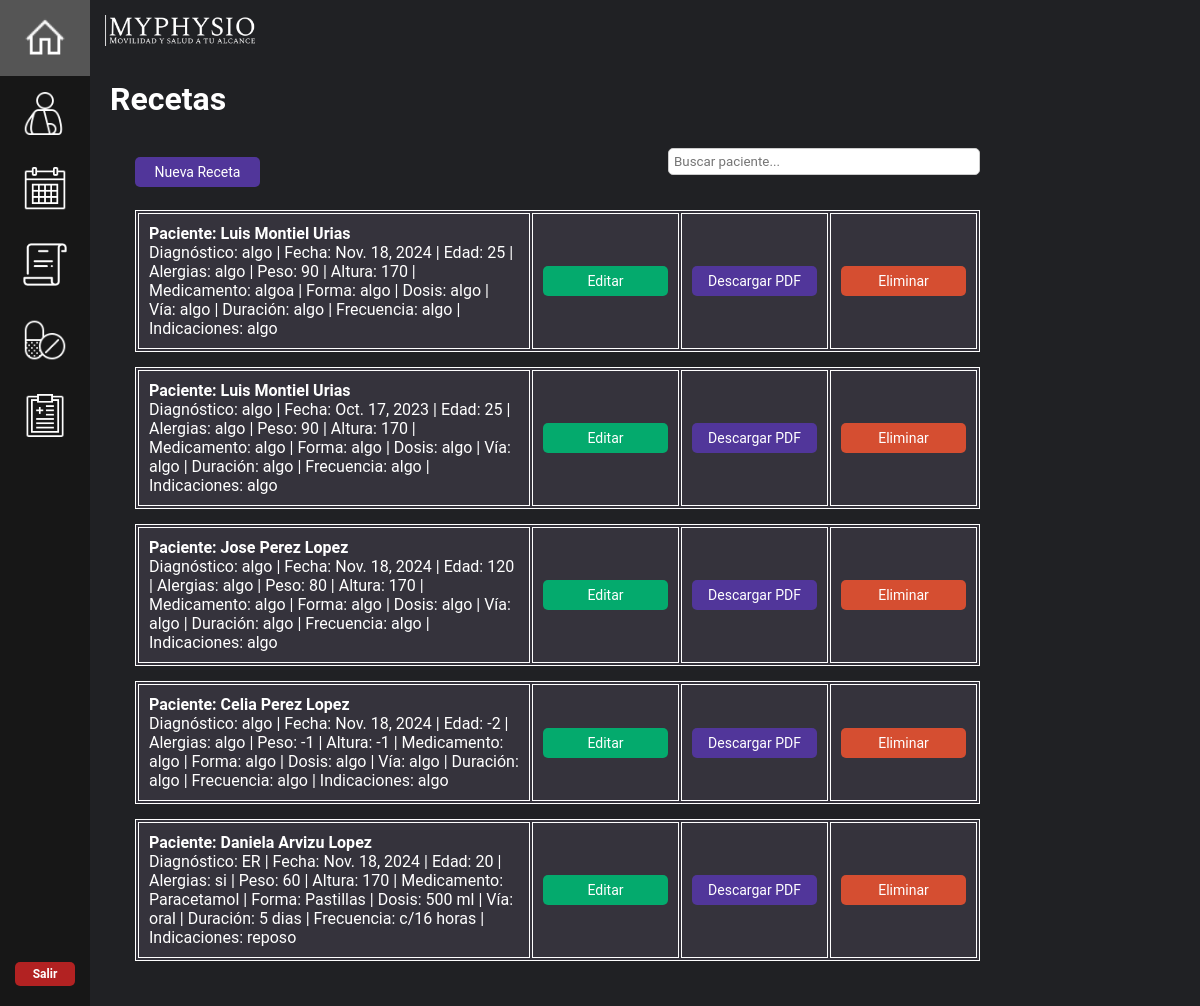
The app's page /recetas/ with its own data.
### mainapp/models.py (models this page shows, shortened)
class Receta(models.Model):
    paciente = models.ForeignKey(Paciente, on_delete=models.CASCADE, blank=False, null=False)
    diagnostico = models.CharField(max_length=255)
    fecha = models.DateField()
    alergia = models.CharField(max_length=255)
    medicamento = models.CharField(max_length=255)
    forma = models.CharField(max_length=255)
    dosis = models.CharField(max_length=255)
    via = models.CharField(max_length=255)
    duracion = models.CharField(max_length=255)
    frecuencia = models.CharField(max_length=255)
    indicaciones = models.CharField(max_length=255)

class Paciente(models.Model):
    nombre = models.CharField(max_length=50)
    apellido_paterno = models.CharField(max_length=50)
    apellido_materno = models.CharField(max_length=50)
    edad = models.IntegerField()
    sexo = models.CharField(max_length=50, blank=True, null=True)
    direccion = models.CharField(max_length=50, blank=True, null=True)
    telefonoP = models.IntegerField(blank=True, null=True)
    emailP = models.EmailField(blank=True, null=True)
    sintomas = models.CharField(max_length=50, blank=True, null=True)
    frecuencia_dolor = models.CharField(max_length=50, blank=True, null=True)
    act_causante = models.CharField(max_length=50, blank=True, null=True)
    descripcion_dolor = models.CharField(max_length=50, blank=True, null=True)
    intensidad_dolor = models.CharField(max_length=50, blank=True, null=True)
    tratamiento = models.CharField(max_length=50, blank=True, null=True)
    lesiones = models.CharField(max_length=50, blank=True, null=True)
    condicion = models.CharField(max_length=50, blank=True, null=True)
    tratamientos_previos = models.CharField(max_length=50, blank=True, null=True)
    medicacion_actual = models.CharField(max_length=50, blank=True, null=True)
    peso = models.IntegerField(blank=True, null=True)
    altura = models.IntegerField(blank=True, null=True)
    rango_mov = models.IntegerField(blank=True, null=True)
    presion = models.CharField(max_length=50, blank=True, null=True)
    ocupacion = models.CharField(max_length=50, blank=True, null=True)
    act_fisica = models.CharField(max_length=50, blank=True, null=True)
    descanso = models.CharField(max_length=50, blank=True, null=True)
    alimentacion = models.CharField(max_length=50, blank=True, null=True)
    def __str__(self):
        return self.nombre + ' ' + self.apellido_paterno + ' ' + self.apellido_materno

### mainapp/views.py (the view)
# urls.py: path("recetas/", views.recetas, name="recetas"),
def recetas(request):
    info_receta = Receta.objects.all
    return render(request, "./recetas.html", {'all': info_receta})

### mainapp/templates/recetas.html (shortened to what this page needs)
{% extends "dashboard_home.html" %}
{% load static %}
{% block content %}
<h1 style="margin-top: 60px; color: white;">Recetas</h1>
<div class="container_recetas">
    <div style="display: flex; justify-content: space-between; align-items: center;">
        <button id="nrecetas" class="next-button" onclick="nrecetas()">Nueva Receta</button>
        <input
            type="text"
            id="searchInput"
            placeholder="Buscar paciente..."
            style="margin-bottom: 20px; padding: 5px; border-radius: 5px; border: 1px solid #ccc; width: 300px;"
        />
    </div>
    {% for item in all %}
    <div class="info_recetas" data-paciente="{{ item.paciente }}">
        <table>
            <tr>
                <td>
                    <strong>Paciente: {{ item.paciente }}</strong> <br>
                    Diagnóstico: {{ item.diagnostico }} |
                    Fecha: {{ item.fecha }} |
                    Edad: {{ item.paciente.edad }} |
                    Alergias: {{ item.alergia }} |
                    Peso: {{ item.paciente.peso }} |
                    Altura: {{ item.paciente.altura }} |
                    Medicamento: {{ item.medicamento }} |
                    Forma: {{ item.forma }} |
                    Dosis: {{ item.dosis }} |
                    Vía: {{ item.via }} |
                    Duración: {{ item.duracion }} |
                    Frecuencia: {{ item.frecuencia }} |
                    Indicaciones: {{ item.indicaciones }}
                </td>
                <td align="right">
                    <a href="{% url 'update_receta' item.id %}">
                        <button class="next-button edit-button" type="button">Editar</button>
                    </a>
                </td>
                <td align="right">
                    <a href="{% url 'pdf_receta' item.id %}">
                        <button class="next-button download-button" type="button">Descargar PDF</button>
                    </a>
                </td>
                <td>
                    <a href="{% url 'delete_receta' item.id %}">
                        <button class="next-button delete-button" type="button">Eliminar</button>
                    </a>
                </td>
            </tr>
        </table>
    </div>
    {% endfor %}
</div>
{% endblock %}

### mystaticfiles/styles.css (style rules this page uses)
* { font-family: 'Roboto'; }
body { display: flex; flex-direction: column; margin: 0; min-height: 100vh; color: white; background-color: #202124; }
table { width: 100%; border-collapse: separate; margin-top: 15px; }
th, td { text-align: left; padding: 10px; border-bottom: 2px solid #555; }
.next-button { width: 250px; height: 30px; text-align: center; background-color: #51369A; color: white; font-size: 14px; cursor: pointer; border-radius: 5px; border: none; align-self: center; margin-right: 16%; transition: all ease 0.5s; }

### mainapp/templates/dashboard_home.html (style rules this page uses)
body { margin: 0; font-family: "Roboto"; color: white; background-color: #202124; }

### mainapp/templates/recetas.html (style rules this page uses)
.container_recetas { color: white; margin: 30px 200px 25px 25px; }
.info_recetas { color: white; background-color: #35333C; dispĺay: flex; margin: 20px padding: 20px 20px; }
.next-button { width: 125px; height: 30px; text-align: center; background-color: #51369A; color: white; font-size: 14px; cursor: pointer; border-radius: 5px; border: none; align-self: center; margin-right: 16%; transition: all ease 0.5s; }
a { text-decoration: none; color: white; }
.next-button.edit-button { background-color: #04AA6D; }
.next-button.delete-button { background-color: #d54e31; }
table, th, td { width: 100%; border: 1px solid; }
a { color: #72A0C1; }

### records on screen
Receta: paciente "Luis Montiel Urias", diagnostico "algo", fecha "Nov. 18, 2024", paciente.edad "25", alergia "algo", paciente.peso "90", paciente.altura "170", medicamento "algoa", forma "algo", dosis "algo", via "algo", duracion "algo", frecuencia "algo", indicaciones "algo"
Receta: paciente "Luis Montiel Urias", diagnostico "algo", fecha "Oct. 17, 2023", paciente.edad "25", alergia "algo", paciente.peso "90", paciente.altura "170", medicamento "algo", forma "algo", dosis "algo", via "algo", duracion "algo", frecuencia "algo", indicaciones "algo"
Receta: paciente "Jose Perez Lopez", diagnostico "algo", fecha "Nov. 18, 2024", paciente.edad "120", alergia "algo", paciente.peso "80", paciente.altura "170", medicamento "algo", forma "algo", dosis "algo", via "algo", duracion "algo", frecuencia "algo", indicaciones "algo"
Receta: paciente "Celia Perez Lopez", diagnostico "algo", fecha "Nov. 18, 2024", paciente.edad "-2", alergia "algo", paciente.peso "-1", paciente.altura "-1", medicamento "algo", forma "algo", dosis "algo", via "algo", duracion "algo", frecuencia "algo", indicaciones "algo"
Receta: paciente "Daniela Arvizu Lopez", diagnostico "ER", fecha "Nov. 18, 2024", paciente.edad "20", alergia "si", paciente.peso "60", paciente.altura "170", medicamento "Paracetamol", forma "Pastillas", dosis "500 ml", via "oral", duracion "5 dias", frecuencia "c/16 horas", indicaciones "reposo"
